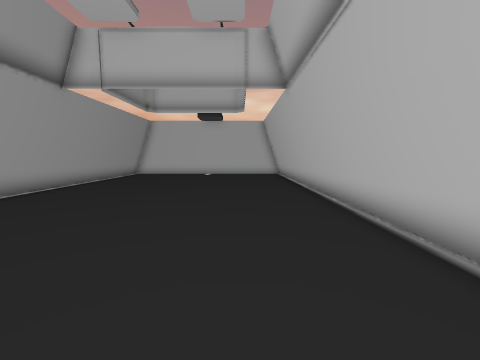
view 1 (above)

12 first-person views from a walk through a scene from a Unity 3-D project. The camera is 1.4 m above the floor, tilts 6° down and sees 90° across. The floor is counted in squares, 1 m on a side. Each view is taken from the middle of a square. On the plan, view 1 faces up. The plan holds only what a view shows up to about 13 squares ahead; the rest is blank. The place goes on beyond the plan.

view 2
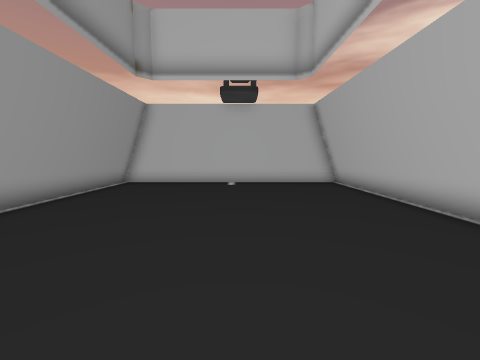

view 3
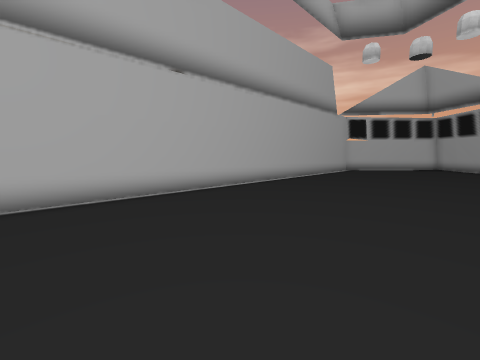

view 4
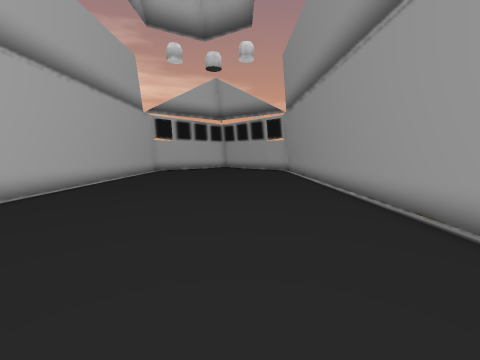

view 5
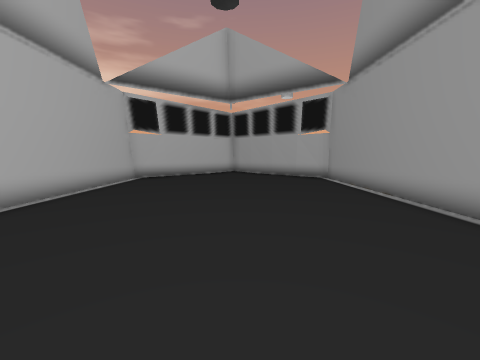

view 6
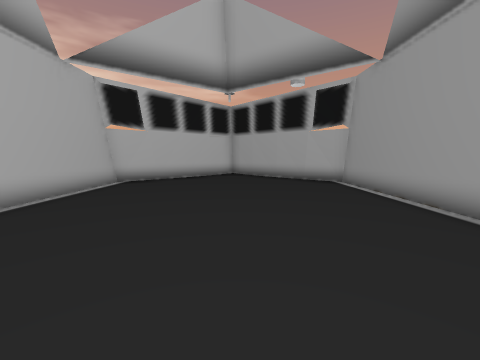

view 7
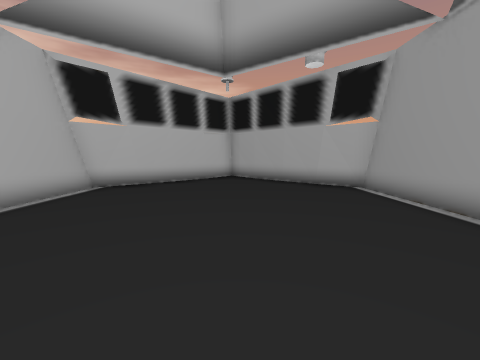

view 8
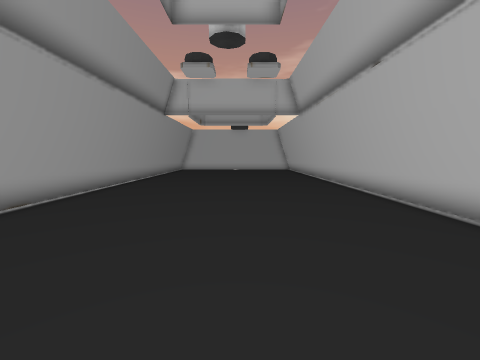

view 9
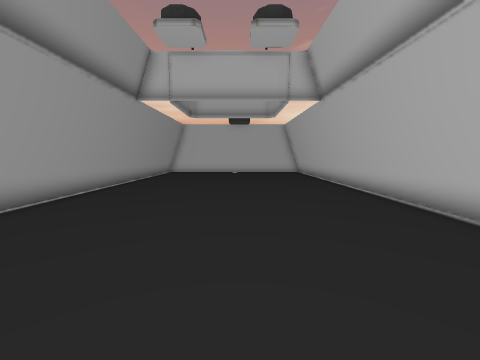

view 10
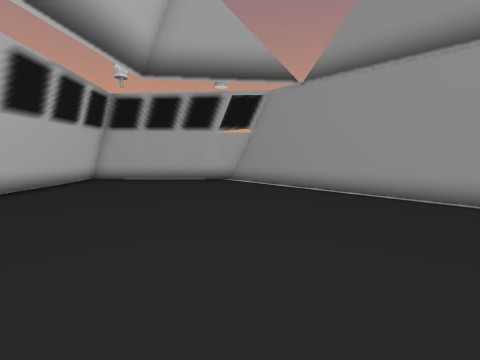

view 11
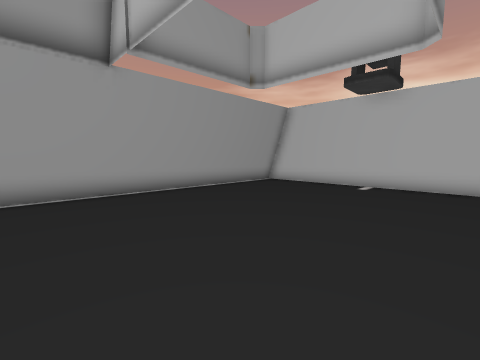

view 12
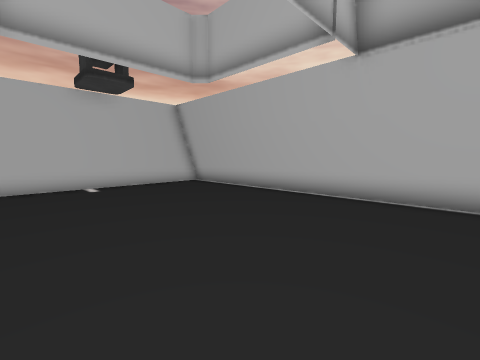

### Floor plan
Points are (right, up) in squares from view 1. A wall is a line through its corners. A room is listed if a view was taken in it or the views show most of it. See-through windows are left out.
Room 1 (views 1, 2, 3, 4, 5, 6, 7, 8, 9, 10, 11, 12)
walls: (-7.4, -14.2) (-6.6, -15.1); (-7.6, -14.3) (-6.8, -15.2); (-7.6, -14.5) (-7, -15.3); (-7.6, -14.8) (-7.1, -15.4); (-6.7, -15.1) (-6.1, -15.6); (-7, -15.2) (-6.2, -15.8) (-2.4, -19.9); (-6.2, -15.4) (-2.2, -19.8); (1.6, -15.1) (2.5, -14.1); (-7.2, -15.3) (-6.2, -16.1); (1.8, -15.3) (2.6, -14.4); (2, -15.3) (2.6, -14.6); (2.1, -15.5) (2.6, -14.9) (2.6, 18.6); (-6.3, -16) (-2.9, -19.5); (1.1, -15.9) (2, -15.2); (1.1, -16.1) (2.1, -15.3); (0.7, -16.7) (1.3, -16); (-7.6, 18.6) (-7.6, -15.1); (2.8, 18.6) (-7.8, 18.6); (-0.5, -17.9) (0.1, -17.3); (-2.6, -19.6) (1.2, -15.5) (1.8, -15.1); (-2.5, -19.8) (1.2, -15.8)
low walls: (-8, 0.1) (-8, -1.4); (3.1, 0.5) (3.1, 1.4); (3, 2.5) (3, 6.4); (3.1, -0.5) (3.1, 0.4); (3, 6.5) (3, 15.4); (-8, 9.4) (-8, 6.9); (-8, 13.4) (-8, 11.6); (-8, 14.4) (-8, 13.5); (-7.9, -15) (-3, -19.6); (-7.6, -15.1) (-7.2, -15.5); (-8, -15.3) (-6.7, -16.5); (-7.6, -15.6) (-6.3, -16.6); (-6.5, -16.7) (-5.7, -17.4); (1.8, -16.5) (2.9, -15.7) (2.8, 18.6); (-7.8, 18.6) (-7.9, -15.7) (-6.9, -16.5); (-5.5, -17.6) (-4.6, -18.4); (0.7, -17.4) (2.9, -15.4); (-4.5, -18.5) (-3.5, -19.5); (-0.4, -18.4) (0.5, -17.6); (-1.7, -19.2) (-1.2, -18.7); (-1.6, -19.5) (-0.5, -18.5); (-2.4, -19.9) (2.9, -15)

Where each view was taken, in squares from view 1:
view 1: 0 up, 0 right, facing up
view 2: 6 up, 2 left, facing up
view 3: 5 up, 5 left, facing down-right
view 4: 4 up, 4 left, facing down
view 5: 2 down, 3 left, facing down
view 6: 4 down, 3 left, facing down
view 7: 6 down, 3 left, facing down
view 8: 6 down, 2 left, facing up
view 9: 2 down, 2 left, facing up
view 10: 6 down, 1 right, facing down-left
view 11: 7 up, 1 right, facing up-left
view 12: 7 up, 5 left, facing up-right
